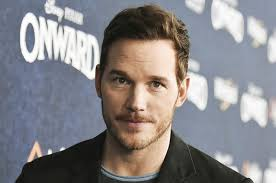
#> input picture CV2/img/id_1.jfif, 276 x 183 px
$ python 'smart attendence.py'
#> lines starting #> are read from the running program, lines starting #| are printed output that depends on the picture; after the words box and inside, x2 and y2 are one past the last pixel; in counts of white or black regions, pixels touching at a corner belong together
import cv2
import numpy as np
import os
from datetime import datetime
import pandas as pd
import time

IMAGE_FOLDER_PATH = r"D:\intern preparation\CV2\img"
ATTENDANCE_LOG_FILE = r"D:\intern preparation\CV2\Attendance.csv"
HOLD_SECONDS = 3
CONFIDENCE_THRESHOLD = 60   # lower is strict/good

face_cascade = cv2.CascadeClassifier(cv2.data.haarcascades + 'haarcascade_frontalface_default.xml')
recognizer = cv2.face.LBPHFaceRecognizer_create()


GREEN  = (0, 255, 0)      # just marked
YELLOW = (0, 200, 255)    # counting down
BLUE   = (255, 150, 0)    # already marked today
RED    = (0, 0, 255)      # unknown


# load, train
def train_recognizer():
    faces, labels, label_map = [], [], {}

    print("Loading face images...")
    for idx, file_name in enumerate(os.listdir(IMAGE_FOLDER_PATH)):
        if not file_name.lower().endswith(('.png', '.jpg', '.jpeg', 'jfif')):
            continue


        path = os.path.join(IMAGE_FOLDER_PATH, file_name)
        raw = np.fromfile(path, dtype=np.uint8)
        img = cv2.imdecode(raw, cv2.IMREAD_COLOR)
#> img is the input picture: shape (183, 276, 3); mean B, G, R 136, 133.2, 135.3
        if img is None:
            print(f"  Skip (unreadable): {file_name}")
            continue

        # Detect face
        gray = cv2.cvtColor(img, cv2.COLOR_BGR2GRAY)
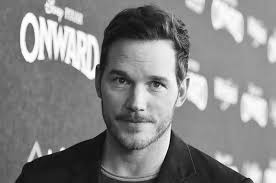
#> gray: shape (183, 276); min 1, max 255, mean 134.2
        found = face_cascade.detectMultiScale(gray, 1.1, 5, minSize=(30, 30))
#> found = [[90, 45, 97, 97]]
        if len(found) == 0:
            print(f"  Skip (no face): {file_name}")
            continue

        # Crop and store
        x, y, w, h = found[0]
#> x = 90; y = 45; w = 97; h = 97
        face = cv2.resize(gray[y:y+h, x:x+w], (200, 200))
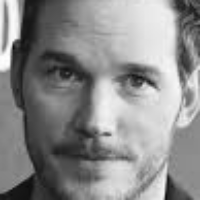
#> face: shape (200, 200); min 11, max 254, mean 139

        file_stem = os.path.splitext(file_name)[0]
        parts = file_stem.split('_', 1)
        roll_no = parts[0]
        name = parts[1].title() if len(parts) > 1 else file_stem

        label_map[idx] = {"name": name, "roll_no": roll_no}
        faces.append(face)
        labels.append(idx)
        print(f"  Loaded: {name}")
#> pass 2 of the loop in train_recognizer, `for idx, file_name in enumerate(os.listdir(IMAGE_FOLDER_PATH)):`:
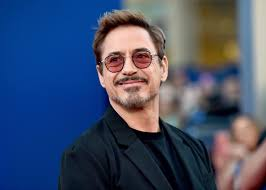
#> input picture CV2/img/id_2.jfif, 266 x 190 px
#> in train_recognizer, img is the input picture: shape (190, 266, 3); mean B, G, R 106.9, 79.7, 66.5
#> in train_recognizer, `gray = cv2.cvtColor(img, cv2.COLOR_BGR2GRAY)`:
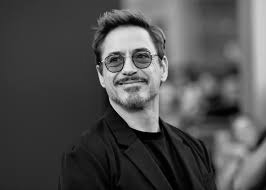
#> gray: shape (190, 266); min 0, max 243, mean 78.8
#> found = [[86, 25, 87, 87]]
#> x = 86; y = 25; w = 87
#> in train_recognizer, `face = cv2.resize(gray[y:y+h, x:x+w], (200, 200))`:
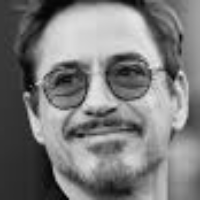
#> face: shape (200, 200); min 3, max 238, mean 122.8

    if not faces:
        return False, {}

    recognizer.train(faces, np.array(labels))
    print(f"\nTrained on {len(faces)} face(s): {list(label_map.values())}\n")
#| Trained on 2 face(s): [{'name': '1', 'roll_no': 'id'}, {'name': '2', 'roll_no': 'id'}]
    return True, label_map


#-----
def mark_attendance(name, roll_no):
    if not os.path.exists(ATTENDANCE_LOG_FILE):
        pd.DataFrame(columns=["Roll No", "Name", "Time", "Date"]).to_csv(ATTENDANCE_LOG_FILE, index=False)

    df = pd.read_csv(ATTENDANCE_LOG_FILE)
    today = datetime.now().strftime("%Y-%m-%d")

    if df[(df["Roll No"] == roll_no) & (df["Date"] == today)].empty:
        new_row = {
            "Roll No": roll_no,
            "Name": name,
            "Time": datetime.now().strftime("%H:%M:%S"),
            "Date": today
        }
        df = pd.concat([df, pd.DataFrame([new_row])], ignore_index=True)
        df.to_csv(ATTENDANCE_LOG_FILE, index=False)
        print(f"Marked: {roll_no} - {name}")


# draw
def draw_box(frame, x, y, w, h, color, text):
    cv2.rectangle(frame, (x, y), (x+w, y+h), color, 2)
    cv2.rectangle(frame, (x, y+h-30), (x+w, y+h), color, cv2.FILLED)
    cv2.putText(frame, text, (x+6, y+h-8), cv2.FONT_HERSHEY_SIMPLEX, 0.7, (0,0,0), 1)

def draw_progress(frame, x, y, w, elapsed):
    progress = min(elapsed / HOLD_SECONDS, 1.0)
    bar_y = y - 12
    cv2.rectangle(frame, (x, bar_y), (x+w, bar_y+8), (50, 50, 50), -1)
    cv2.rectangle(frame, (x, bar_y), (x + int(w * progress), bar_y+8), YELLOW, -1)


# main
def main():
    ok, label_map = train_recognizer()
#> ok = True; label_map = 2 items
    if not ok:
        print("No faces loaded. Exiting.")
        return

    # Load today's already-marked names from CSV
    today = datetime.now().strftime("%Y-%m-%d")
    marked_today = set()
    if os.path.exists(ATTENDANCE_LOG_FILE):
        df = pd.read_csv(ATTENDANCE_LOG_FILE)
        marked_today = set(df[df["Date"] == today]["Name"].tolist())

    cam = cv2.VideoCapture(0)
    timers = {}   # name → time when they first appeared

    print("Webcam started. Press 'q' to quit.\n")

    while True:
        ok, frame = cam.read()
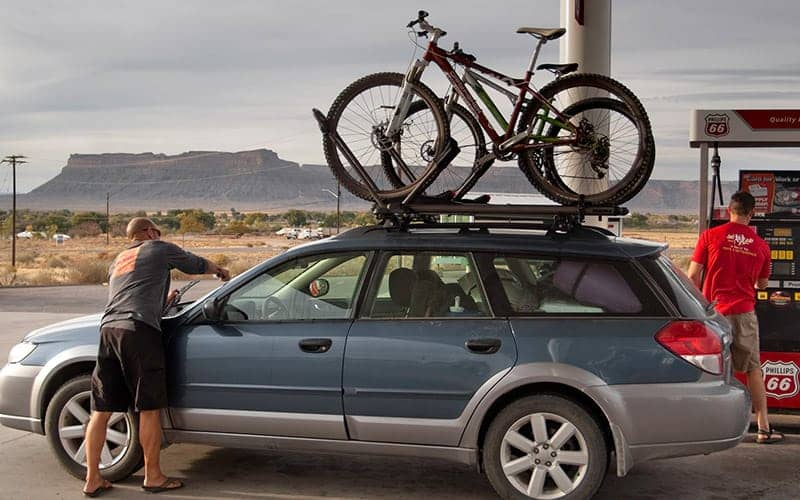
#> input picture CV2/img and Videos/test_image.jpg, 800 x 500 px, given in place of the camera
#> frame is the input picture: shape (500, 800, 3); mean B, G, R 104.4, 107.6, 117.1
        if not ok:
            break

        gray = cv2.cvtColor(frame, cv2.COLOR_BGR2GRAY)
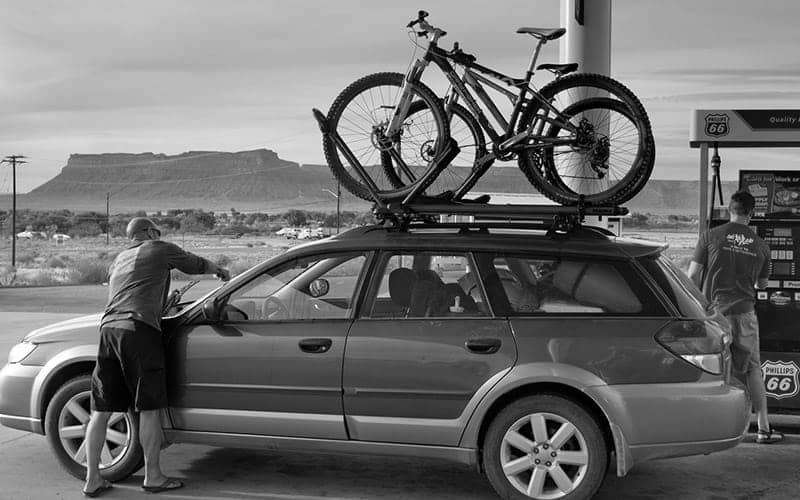
#> gray: shape (500, 800); min 0, max 255, mean 110.1
        faces = face_cascade.detectMultiScale(gray, 1.1, 5, minSize=(30, 30))
#> faces = ()
        visible = set()

        for (x, y, w, h) in faces:
            face = cv2.resize(gray[y:y+h, x:x+w], (200, 200))
            label, confidence = recognizer.predict(face)

            if confidence >= CONFIDENCE_THRESHOLD:
                draw_box(frame, x, y, w, h, RED, "Unknown")
                continue


            roll_no = label_map[label]["roll_no"]
            name = label_map[label]["name"]
            visible.add(name)
            now = time.time()

            if roll_no in marked_today:
                draw_box(frame, x, y, w, h, BLUE, f"{roll_no} {name} - Done")

            else:
                if name not in timers:
                    timers[name] = now

                elapsed = now - timers[name]

                if elapsed >= HOLD_SECONDS:
                    mark_attendance(name)
                    marked_today.add(name)
                    timers.pop(name, None)
                    draw_box(frame, x, y, w, h, GREEN, f"{name} - Marked!")
                else:
                    remaining = HOLD_SECONDS - elapsed
                    draw_box(frame, x, y, w, h, YELLOW, f"{name} - Hold {remaining:.1f}s")
                    draw_progress(frame, x, y, w, elapsed)
#> this loop made 0 passes
#> after the loop, marked_today = 0 items; timers = 0 items; visible = 0 items

        # Reset timer for anyone who left the frame
        for name in set(timers) - visible:
            timers.pop(name)

        cv2.putText(frame, "Look at camera and hold still", (10, 25),
                    cv2.FONT_HERSHEY_SIMPLEX, 0.6, (0,0,0), 2)
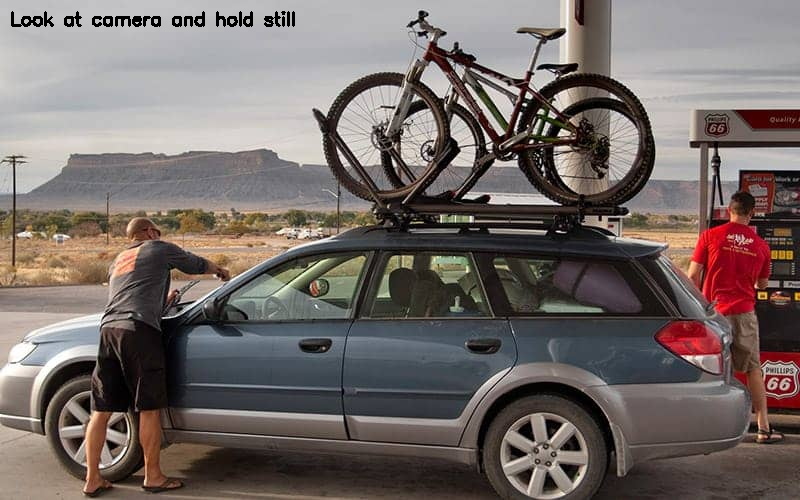
#> frame: shape (500, 800, 3); 0.44% of pixels changed, all inside (x1, y1, x2, y2) = (11, 11, 295, 27)

        cv2.imshow("Attendance System - q to quit", frame)
        if cv2.waitKey(1) & 0xFF == ord('q'):
#> (key q is pressed here)
            break

    cam.release()
    cv2.destroyAllWindows()


if __name__ == "__main__":
    main()
